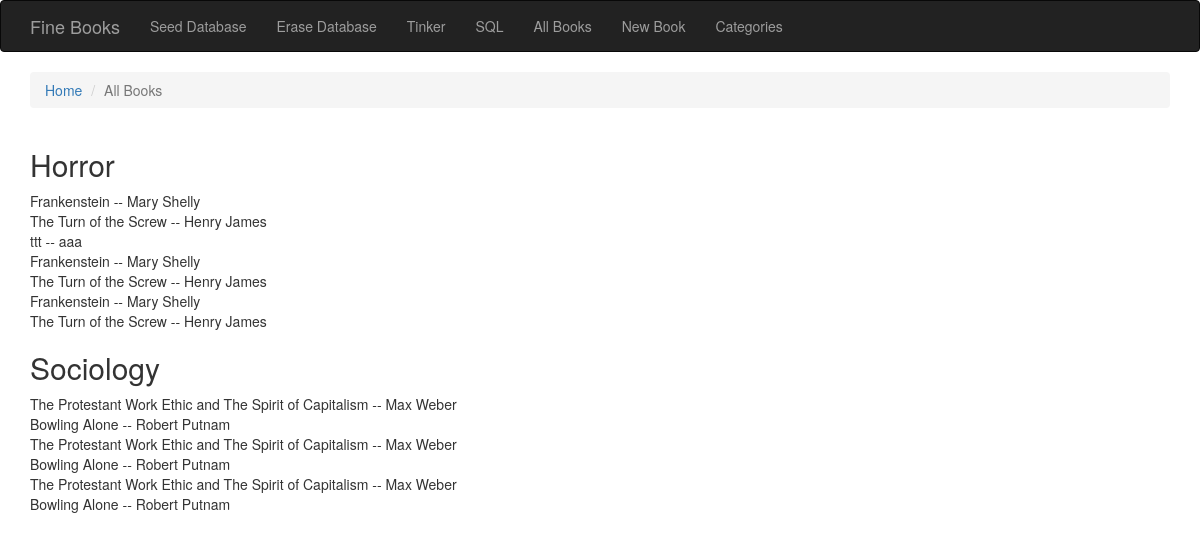
Page /all_books on the earlier database version.
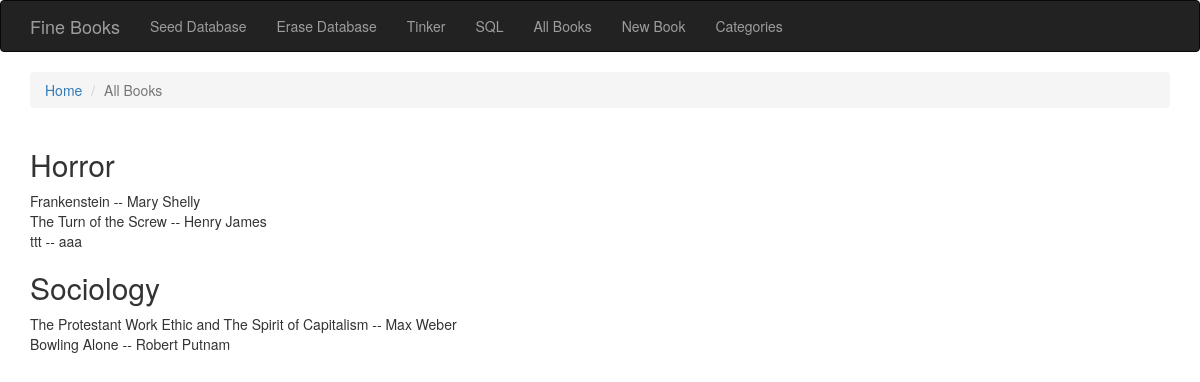
Same page on the later database version.
### tables this page shows
CREATE TABLE Book (author TEXT,title TEXT, isbn INTEGER, description TEXT, category_id INTEGER);

CREATE TABLE Category (description TEXT);

### app.py (the view)
    @app.route('/all_books')
    def books():
        books = execute_sql('SELECT Category.description AS c_description, Book.description AS b_description, * FROM Category INNER JOIN Book ON Category.rowID=Book.category_id  ORDER BY c_description ASC')
        print(len(books))
        return render_template('all_books.html', books=books)

### templates/all_books.html (shortened to what this page needs)
{% extends "base.html" %}
{% block breadcrumb %}
  <li class="breadcrumb-item"><a href="{{ url_for('home') }}">Home</a></li>
  <li class="breadcrumb-item active">All Books</li>
{% endblock %}
{% block page_content %}
{% set ns = namespace(previousCategory='') %}
{% for book in books %}
   {% if ns.previousCategory != book['c_description'] %}
       <h2> {{book['c_description']}}</h2>
   {% endif %}
  <div>
  {{ book['title']}} -- {{ book['author']}}
  </div>
  {% set ns.previousCategory = book['c_description'] %}
{% endfor%}
{% endblock %}

### templates/base.html (shortened to what this page needs)
{% extends "bootstrap/base.html" %}
{% block head %}
{{ super() }}
{% endblock %}
{% block navbar %}
<div class="navbar navbar-inverse" role="navigation">
    <div class="container">
        <div class="navbar-header">
            <a class="navbar-brand" href="/">Fine Books</a>
        </div>
        <div class="navbar-collapse collapse">
            <ul class="nav navbar-nav">
                <li><a href="{{ url_for('seedDB') }}" >Seed Database</a></li>
                <li><a href="{{ url_for('eraseDB') }}" >Erase Database</a></li>
                <li><a href="{{ url_for('tinker') }}" >Tinker</a></li>
                <li><a href="{{ url_for('sql') }}" >SQL</a></li>
                <li><a href="{{ url_for('books') }}" >All Books</a></li>
                <li><a href="{{ url_for('addbook') }}" >New Book</a></li>
                <li><a href="{{ url_for('categories') }}" >Categories</a></li>
            </ul>
        </div>
    </div>
</div>
{% endblock %}
{% block content %}
<div class="container">
  <ol class="breadcrumb my-4">
    {% block breadcrumb %}
    {% endblock %}
  </ol>
</div>
  <div class="container">
    {% block page_content %}
    {% endblock %}
  </div>
{% endblock %}

Differences in the rows shown:
removed Book: title "Frankenstein", author "Mary Shelly"
removed Book: title "The Turn of the Screw", author "Henry James"
removed Book: title "Frankenstein", author "Mary Shelly"
removed Book: title "The Turn of the Screw", author "Henry James"
removed Book: title "The Protestant Work Ethic and The Spirit of Capitalism", author "Max Weber"
removed Book: title "Bowling Alone", author "Robert Putnam"
removed Book: title "The Protestant Work Ethic and The Spirit of Capitalism", author "Max Weber"
removed Book: title "Bowling Alone", author "Robert Putnam"
